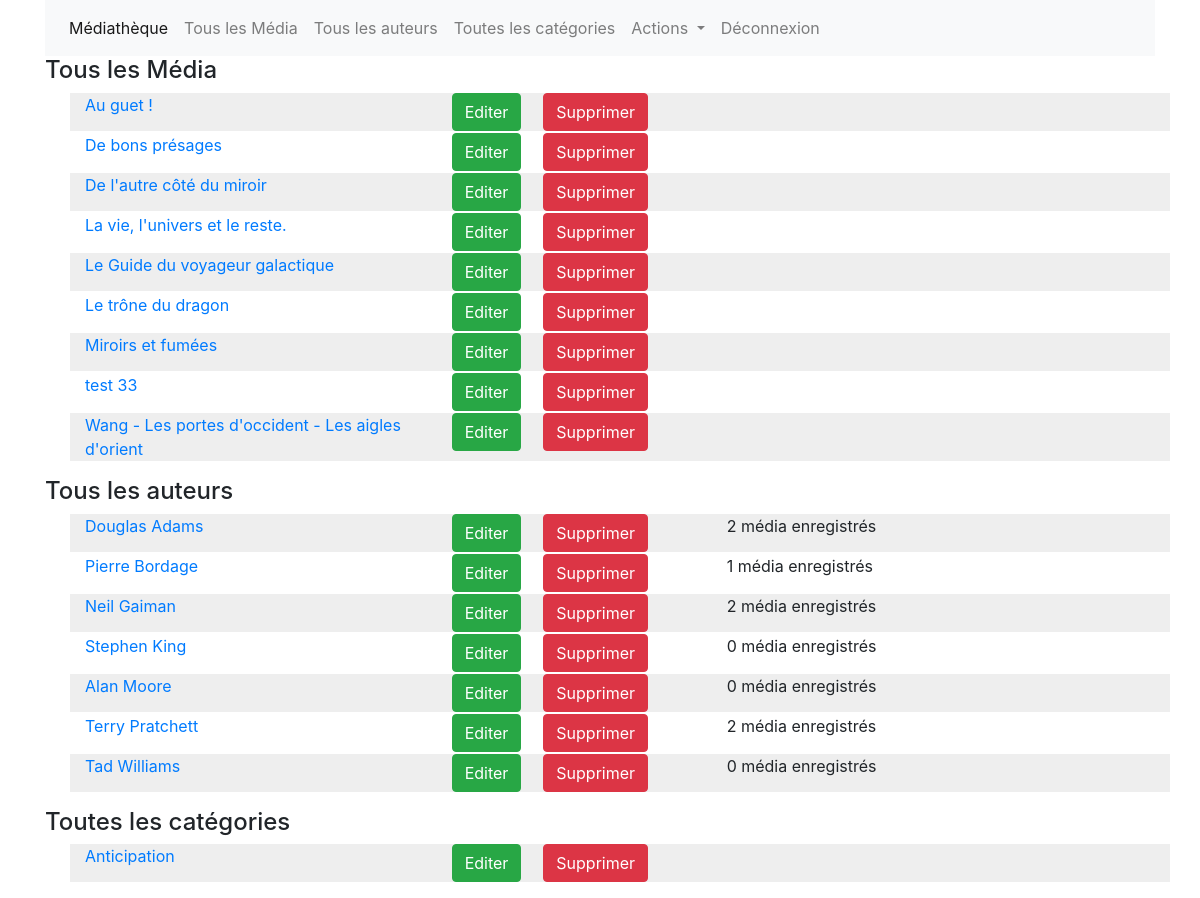
The app's page /back/index.php (signed in) with its own data.
### tables this page shows
CREATE TABLE IF NOT EXISTS `media` (
  `id` int(11) NOT NULL AUTO_INCREMENT,
  `utilisateur_id` int(11) DEFAULT NULL,
  `titre` varchar(255) DEFAULT NULL,
  `date` datetime DEFAULT NULL,
  `resume` text,
  PRIMARY KEY (`id`)
);

CREATE TABLE IF NOT EXISTS `auteur` (
  `id` int(11) NOT NULL AUTO_INCREMENT,
  `nom` varchar(255) DEFAULT NULL,
  `prenom` varchar(255) DEFAULT NULL,
  `bio` text,
  PRIMARY KEY (`id`)
);

CREATE TABLE IF NOT EXISTS `categorie` (
  `id` int(11) NOT NULL AUTO_INCREMENT,
  `nom` varchar(255) NOT NULL,
  `description` text,
  PRIMARY KEY (`id`)
);

### functions/functions.php (the view, shortened to what this page needs)
<?php
function pagination($nbResultQuery, $nbPPages, $typePagination, $element){
    $pagination = "";
    $pageNumber = 1;
    return $pagination;
}
function getAuthorList($env = "front"){
    $link = openConn();
    $sql = "SELECT `a`.*, COUNT(`m`.`id`) AS `NbLivre`
	FROM
    	`auteur` `a` left join
        `auteur_media` `am` ON `a`.`id` = `am`.`idauteur` LEFT JOIN
        `media` `m` ON `am`.`idmedia` = `m`.`id`
    GROUP BY `a`.`id` ORDER BY `a`.`nom`;";
    $result = mysqli_query($link, $sql);
    $nbRows = mysqli_num_rows($result);
    $pageNumber = 1;
    if($nbRows > 0){
        $i = 0;
        echo "<h4>Tous les auteurs</h4>";
        echo "<ul id=\"listPaginationAuthor".$pageNumber."\" class=\"pagination-visible\">";
        while($i < $nbRows){
            $row = mysqli_fetch_assoc($result);
            $bgList = ($i%2 == 0) ? " style=\"background-color:#eee; margin-bottom: 2px;\"" : "style=\"margin-bottom: 2px;\"";
            echo "<li class=\"row\"".$bgList.">";
            if($env == "front"){
                echo "<a href=\"index.php?action=showAuteur&idAuteur=". $row["id"] . "\" class=\"col-lg-4\">".
                    utf8_encode($row["prenom"])." ".utf8_encode($row["nom"])."</a> " . utf8_encode($row["NbLivre"]) ." média enregistrés";
            }else{
                echo "<a href=\"index.php?action=showAuteur&idAuteur=". $row["id"] . "\" class=\"col-lg-4\">".
                    utf8_encode($row["prenom"])." ".utf8_encode($row["nom"])."</a>";
                echo "<a href=\"index.php?action=editAuteur&idAuteur=".$row["id"]."\" class=\"col-lg-1\">
                    <button class=\"btn btn-success\">Editer</button></a>";
                echo "<a href=\"index.php?action=deleteAuteur&idAuteur=".$row["id"]."\" class=\"col-lg-1\">
                    <button class=\"btn btn-danger\">Supprimer</button></a> <span class=\"offset-1 col-lg-2\">" . utf8_encode($row["NbLivre"]) ." média enregistrés</span>";
            }
            echo "</li>";
            $i++;
        }
        echo "</ul>";
    }else{
        echo "0 résultat";
    }
}
function getMediaList($env = "front"){
    $link = openConn();
    $sql = "SELECT
	            `l`.`id`, `l`.`titre`, `u`.`id` as `idUtilisateur`, `u`.`pseudo`
            FROM
	            `media` `l` LEFT JOIN
	            `utilisateur` `u` ON `l`.`utilisateur_id` = `u`.`id` ORDER BY `l`.`titre`;";
    $result = mysqli_query($link, $sql);
    $nbRows = mysqli_num_rows($result);
    $pageNumber = 1;
    if($nbRows > 0){
        $i = 0;
        echo "<h4>Tous les Média</h4>";
        echo "<ul id=\"listPaginationBook".$pageNumber."\" class=\"pagination-visible\">";
        while($i < $nbRows){
            $row = mysqli_fetch_assoc($result);
            $bgList = ($i%2 == 0) ? " style=\"background-color:#eee; margin-bottom: 2px;\"" : "style=\"margin-bottom: 2px;\"";
            echo "<li class=\"row\"".$bgList.">";
            if($env == "front"){
                echo "<a href=\"index.php?action=media&idMedia=". $row["id"] . "\" class=\"col-lg-4\">".
                    utf8_encode($row["titre"])."</a>";
                echo "<i class=\"col-lg-1\">".$row["pseudo"]."</i>";
            }else{
                echo "<a href=\"index.php?action=media&idMedia=". $row["id"] . "\" class=\"col-lg-4\">".
                    utf8_encode($row["titre"])."</a>";
                echo "<a href=\"index.php?action=edit&idMedia=".$row["id"]."\" class=\"col-lg-1\">
                    <button class=\"btn btn-success\">Editer</button></a>";
                echo "<a href=\"index.php?action=delete&idMedia=".$row["id"]."\" class=\"col-lg-1\">
                    <button class=\"btn btn-danger\">Supprimer</button></a>";
            }
            echo "</li>";
            $i++;
        }
        echo "</ul>";
    }else{
        echo "0 résultat";
    }
}
function getCatList($env = "front"){
    $link = openConn();
    $sql = "SELECT * FROM `categorie` `c` ORDER BY `c`.`nom`;";
    $result = mysqli_query($link, $sql);
    $nbRows = mysqli_num_rows($result);
    $pageNumber = 1;
    if($nbRows > 0){
        $i = 0;
        echo "<h4>Toutes les catégories</h4>";
        echo "<ul id=\"listPaginationCat".$pageNumber."\" class=\"pagination-visible\">";
        while($i < $nbRows){
            $row = mysqli_fetch_assoc($result);
            $bgList = ($i%2 == 0) ? " style=\"background-color:#eee; margin-bottom: 2px;\"" : "style=\"margin-bottom: 2px;\"";
            echo "<li class=\"row\"".$bgList.">";
            if($env == "front"){
                echo "<a href=\"index.php?action=showCat&idCat=". $row["id"] . "\" class=\"col-lg-4\">".
                    utf8_encode($row["nom"]).
                    "</a>";
            }else{
                echo "<a href=\"index.php?action=showCat&idCat=". $row["id"] . "\" class=\"col-lg-4\">".
                    utf8_encode($row["nom"])."</a>";
                echo "<a href=\"index.php?action=editCat&idCat=".$row["id"]."\" class=\"col-lg-1\">
                    <button class=\"btn btn-success\">Editer</button></a>";
                echo "<a href=\"index.php?action=deleteCat&idCat=".$row["id"]."\" class=\"col-lg-1\">
                    <button class=\"btn btn-danger\">Supprimer</button></a>";
            }
            echo "</li>";
            $i++;
        }
        echo "</ul>";
    }else{
        echo "0 résultat";
    }
}

### css/style.css (style rules this page uses)
.pagination-visible { visibility: visible; display: block; }

### records on screen
media: titre "Au guet !"
media: titre "De bons présages"
media: titre "De l'autre côté du miroir"
media: titre "La vie, l'univers et le reste."
media: titre "Le Guide du voyageur galactique"
media: titre "Le trône du dragon"
media: titre "Miroirs et fumées"
media: titre "test 33"
media: titre "Wang - Les portes d'occident - Les aigles d'orient"
auteur: prenom "Douglas", nom "Adams", NbLivre "2"
auteur: prenom "Pierre", nom "Bordage", NbLivre "1"
auteur: prenom "Neil", nom "Gaiman", NbLivre "2"
auteur: prenom "Stephen", nom "King", NbLivre "0"
auteur: prenom "Alan", nom "Moore", NbLivre "0"
auteur: prenom "Terry", nom "Pratchett", NbLivre "2"
auteur: prenom "Tad", nom "Williams", NbLivre "0"
categorie: nom "Anticipation"
